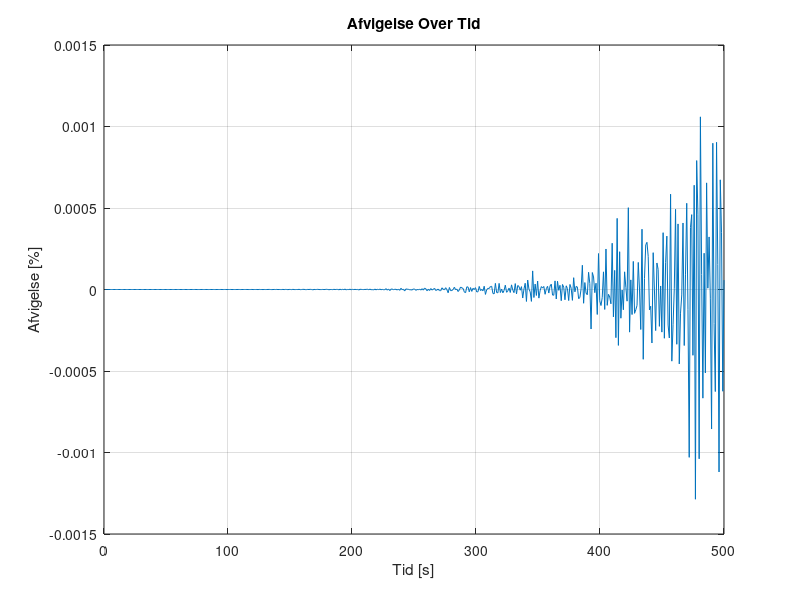
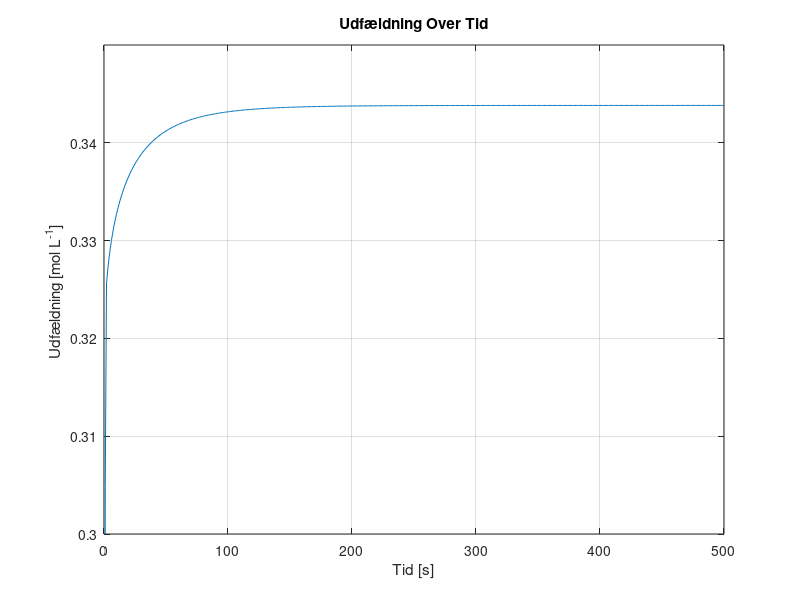
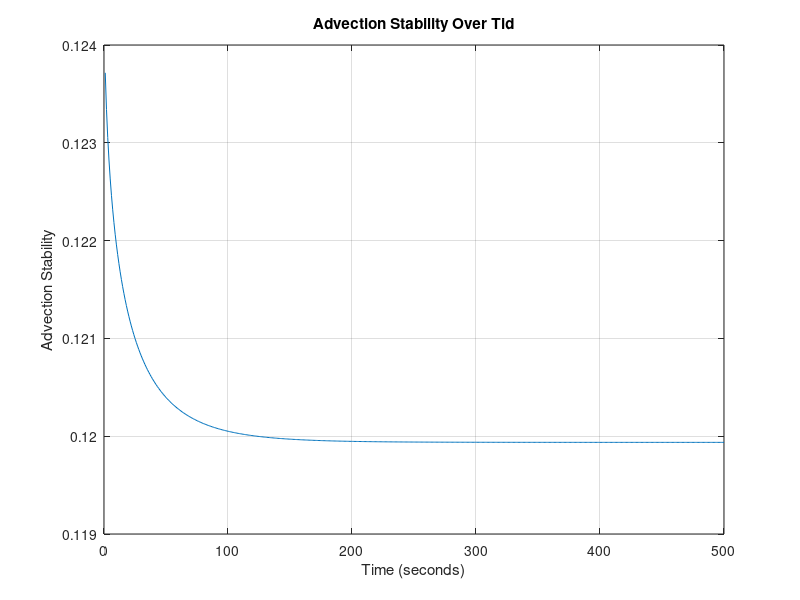
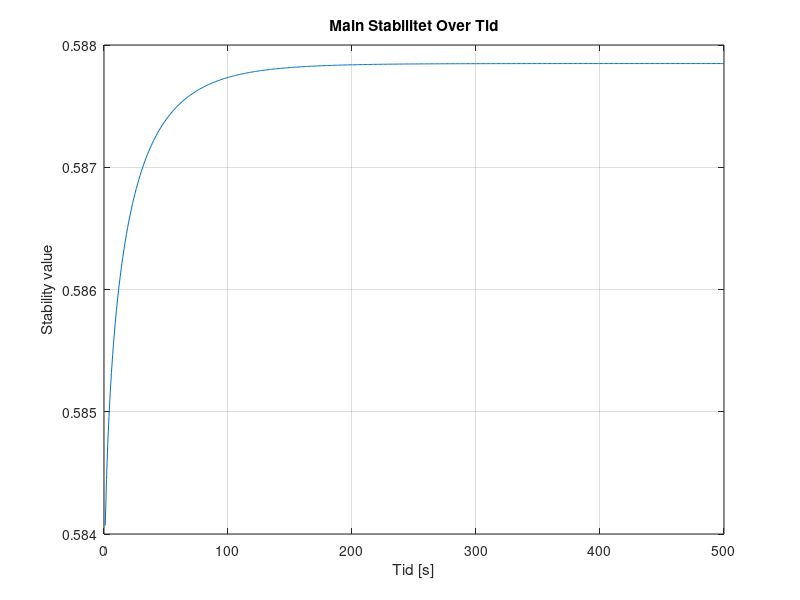

Write the MATLAB code that produced these figures, in order. (Note: this script raises an error after producing the figures.)
%__Gruppe 3-Simulering-3.Sem__
clear
close all
clc
%% Inital Parameters
domain_length = 0.1;   % Domain length (meters)
domain_steps = 1000;    % Number of spatial domain_steps points
dx = domain_length / (domain_steps - 1); % Position discretization
 
time_length = 500;      % Time length (seconds)
time_steps = 500;       % Number of time steps
dt = time_length / time_steps; % Temporal discretization

% DEFINED VARIABLES
D = 1.464*10^-9; % Diffusivity coefficient H2PO4- in water [m^2 s^-1]
feed_conc = 0.1; % Constant solute concentration at the first cell 0.1 molar [H2PO4-]
TMP = 35; %TMP: Transmembrane Pressure [bar]

area = 0.0308; % Area of the membrane surface [m^2]
kw = 5.7311*10^(-7); % Initial water permeability m^3 m^-2 bar^-1 s^-1 
my = 0.8903*10^-9; % Water viscosity [Bar∙s]
Rm = 1/(my*kw); % Rejection of water at the membrane (σ) [m^-1]
alpha = 1*10^14; % Specific resistance of fouling [m mol^-1 m^3]
PC = 0.5; %Percipitate Advection Coefficient

sig_m = 0.1; % Rejection of ions 

% PHYSICAL CONSTANTS
R = 8.31415*10^-2; % Gasconstant [L^3 Bar mol^-1 K^-1]
T = 273.15+25; %Temperature [K]

% Anonymous functions
%Lv = @(time) kw*exp(-kb*time); %Water permeability dependent on Fouling

Mp = @(conc) 0.0011*exp(36.328*conc) + 0.263253; % concentration of udfæld in respect to phosphate increase.
Rf = @(conc) alpha*(Mp(conc)/area); % Rate of fouling
Lv = @(conc) 1/(my*(Rm+Rf(conc))); % Water permeability dependent on fouling


% Create a grid for space and time
x = linspace(0, domain_length, domain_steps);
t = linspace(0, time_length, time_steps);

% Initialize the concentration array AND Initial condition (1D)
C = zeros(domain_steps, time_steps)+0.1; % 0.1 molar [H2PO4] at pH 2.9


%Diffusive Stability
DS = D*dt/dx^2;
fprintf('\n Diffusivity Stability = %f', DS);
if DS>0.5 
   fprintf(2,'\n ERROR: Stabilitetsfejl');
else
    fprintf('\n Stable Diffusion Model !!');
end


%% Time-stepping loop
for j = 2:time_steps
    for i = 1:domain_steps
        LastC = C(domain_steps, j-1);

        C(1, :) = feed_conc; % Set the leftmost boundary to 0.1

        if j == 2
            Ptot = Mp(feed_conc); % The rate of percipitation WI
        else
            Ptot = Mp(LastC) + Jv*Mp(feed_conc)*(dt/dx)*PC; %%% CHECK CODE!!!!!!
        end

        Jv = (Lv(LastC)*(TMP-(1*R*T*(LastC))));  % Volume flux = Jv ,  in terms of osmotic pressure (TMP, R, T, delta_C) and Lv. [m/s]

        % Calculate the second derivative in x direction
        if i == 1 %_Left Cell__
            d2Cdx2 = 0;
            dCdt_advection = 0;

        elseif i == domain_steps %__Membrane Cell___
            % No right neighbor at the last cell and MEMBRANE
            d2Cdx2 = (D * (C(domain_steps - 1, j-1) - C(domain_steps, j-1))) / dx^2;
            dCdt_advection = -Jv * (C(domain_steps, j-1)*(1-sig_m) - C(domain_steps - 1, j-1)) / dx;
        else    %__Normal Cells__
            % Calculate the second derivative normally
            d2Cdx2 = D * (C(i + 1, j-1) - 2 * C(i, j-1) + C(i - 1, j-1)) / dx^2;
            % Apply advection term
            dCdt_advection = -Jv * (C(i, j-1) - C(i-1, j-1)) / dx;
        end
        % Apply the diffusion-advection-(electromigration) equation
        C(i, j) = C(i, j-1) + dt * (d2Cdx2 + dCdt_advection);
        Jv_values4(j) = Jv; % Plot values
        P_values(j) = Ptot;
        AS(j) = Jv * dt/dx; % Stability plot values
        % Main Stability
        MainS=(1-2*DS-AS(j));                      % Calculation of specific main stability to time
        MainS_values(j)=MainS;                     % Storing main stability values
    end
end
%% conservation and error

volprc = dx*area*1000;  % Volume per cell in Liters

Cw = [0,C(domain_steps, :)]; % Making the matrix line up properly and have the right size
Cw(end) = [];

Systemdiff = [0, diff(sum(C*volprc,1))]; % Difference in system concentration per dt

inflow = feed_conc*(Jv_values4)*(dt/dx)*volprc; % In - mol
outflow = Cw.* Jv_values4*(dt/dx)*volprc*(1-sig_m); % Out - mol
infoutdiff = (inflow - outflow);
ERROR = ((Systemdiff - infoutdiff).*Systemdiff.^(-1))*100; % The mass conservation error



%% 2D Plots

% Plot Mass Conservation Error values over time

figure;
plot(t, ERROR);
xlabel('Tid [s]');
ylabel('Afvigelse [%]');
title('Afvigelse Over Tid');
grid on;


% Plot Percipitate (DS) values over time

figure;
plot(t, P_values);
xlabel('Tid [s]');
ylabel('Udfældning [mol L^{-1}] ');
title('Udfældning Over Tid');
grid on;
ylim([0.3, 0.35]);

% Plot Advection Stability (DS) values over time

figure;
plot(t(2:end), AS(2:end));
xlabel('Time (seconds)');
ylabel('Advection Stability');
title('Advection Stability Over Tid');
grid on;

% Plot Main Stability (MainS) values over time

figure;
plot(t(2:end), MainS_values(2:end));
xlabel('Tid [s]');
ylabel('Stability value');
title('Main Stabilitet Over Tid');
grid on;

% Plot Jv values over time
figure;
plot(t, Jv_values4);
xlabel('Time (seconds)');
ylabel('Jv (Velocity)');
title('Jv (Velocity) Over Time');
grid on;

% Sideplot
time_instances = [1, 5, 25, 50, 100, 250, 500];

figure;
hold on;

% Plot concentration at specific time instances
for i = 1:length(time_instances)
    time_index = time_instances(i);
    plot(x, C(:, time_index));
end

xlabel('Position [m]');
ylabel('Koncentration [mol L^{-1}]');
title('Koncentration over Position ved Forskellige Tidsfraktioner');
xlim([0.099, domain_length]);
ylim([0.1, 0.12]);

% Add a legend for clarity
legend(arrayfun(@(f) ['t=', num2str(f), 's'], time_instances, 'UniformOutput', false));

grid on;
hold off;


%% 3D Plot

% Create a 3D surface plot to visualize concentration over time and position
[T, X] = meshgrid(t, x);
figure;
h = surf(X, T, C); % Transpose removed here
xlabel('Position [m]');
ylabel('Tid [s]');
zlabel('Koncentration [mol L^{-1}]');
title('Koncentration Over Tid og Position');

% Set axis limits to start at the origin
xlim([0, domain_length]);
ylim([0, time_length]);
zlim([0.1, 0.12]); % Assuming max(C(:)) is the maximum concentration in your data

set(h,'LineStyle','none')
colormap(jet)
clim([0.1, 0.11])


%%
save('step4jv', 'Jv_values4')
